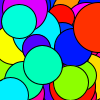
Frame 1 (no input)
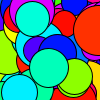
Frame 60 (the mouse pressed at the canvas centre just before this capture)
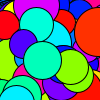
Frame 120 (the mouse held since frame 60 and released just before this capture)

The Processing sketch that drew these frames (run headless with seeded random() and noise(); from frame 60 on, the mouse is pressed at the canvas centre):

// Processing sketch: L9_1h
// ── L9_1h.pde

void setup() {
  colorMode(HSB, 360, 100, 100, 100);
    for (int i = 0; i < circle.length; i++) {
    circle[i] = new Circle();
    }
}
void draw() {  
  for (int i = 0; i < circle.length; i++) {
    circle[i].update();
    circle[i].display();
  }
}
class Circle {  
  float x;  
  float y;  
  float hue;
  float s;

  Circle() {
    x = random(0, 100);
    y = random(0, 100);
    s = random(25, 50);
    hue = random(0, 360);
  }
  void display() {     
    fill(hue, 100, 100);
    ellipse(x, y, s, s);
  }
  void update() {
    x = x + random(-2, 2);
    y = y + random(-2, 2);
  }
}
// ── Circle_Array.pde

Circle[] circle = new Circle [100];
